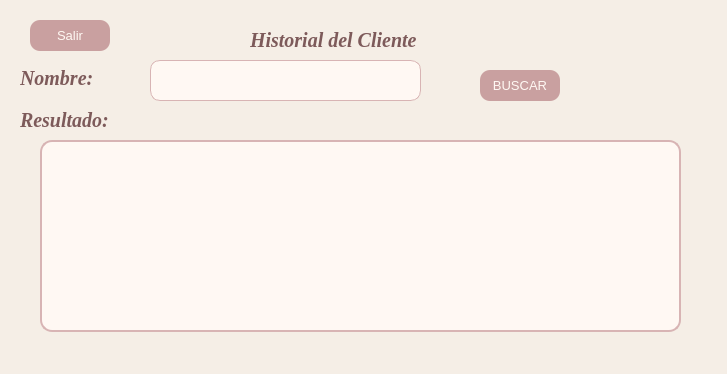
<?xml version="1.0" encoding="utf-8"?>
<ui version="4.0">
	<class>Historial</class>
	<widget class="QDialog" name="Historial">
		<property name="geometry">
			<rect>
				<x>0</x>
				<y>0</y>
				<width>727</width>
				<height>374</height>
			</rect>
		</property>
		<property name="windowTitle">
			<string>Dialog</string>
		</property>
		<property name="styleSheet">
			<string notr="true">background-color: #F5EEE6;</string>
		</property>
		<widget class="QLabel" name="titulo3">
			<property name="geometry">
				<rect>
					<x>250</x>
					<y>30</y>
					<width>241</width>
					<height>21</height>
				</rect>
			</property>
			<property name="styleSheet">
				<string notr="true">
					color: #7D5A5A;
					font-family: Georgia;
					font-size: 20px;
					font-style: italic;
					font-weight: bold;
				</string>
			</property>
			<property name="text">
				<string>Historial del Cliente</string>
			</property>
		</widget>
		<widget class="QLabel" name="Nombre">
			<property name="geometry">
				<rect>
					<x>20</x>
					<y>70</y>
					<width>91</width>
					<height>16</height>
				</rect>
			</property>
			<property name="styleSheet">
				<string notr="true">
					color: #7D5A5A;
					font-family: Georgia;
					font-size: 20px;
					font-style: italic;
					font-weight: bold;
				</string>
			</property>
			<property name="text">
				<string>Nombre:</string>
			</property>
		</widget>
		<widget class="QLineEdit" name="inputnombre">
			<property name="geometry">
				<rect>
					<x>150</x>
					<y>60</y>
					<width>271</width>
					<height>41</height>
				</rect>
			</property>
			<property name="styleSheet">
				<string notr="true">
					QLineEdit {
					background-color: #FFF8F3;
					border: 1px solid #D8B4B4;
					border-radius: 10px;
					padding: 8px;
					color: #5C4033;
					font-family: &quot;Segoe UI&quot;;
					font-size: 13px;
					}

					QLineEdit:focus {
					border: 2px solid #C9A0A0;
					background-color: #FFFDFC;
					}
				</string>
			</property>
		</widget>
		<widget class="QPushButton" name="btnBuscar">
			<property name="geometry">
				<rect>
					<x>480</x>
					<y>70</y>
					<width>80</width>
					<height>31</height>
				</rect>
			</property>
			<property name="styleSheet">
				<string notr="true">
					QPushButton {
					background-color: #C9A0A0;
					color: #FFF8F3;
					border-radius: 10px;
					padding: 8px;
					font-size: 13px;
					font-family: Segoe UI;
					}

					QPushButton:hover {
					background-color: #B88B8B;
					}
				</string>
			</property>
			<property name="text">
				<string>BUSCAR</string>
			</property>
		</widget>
		<widget class="QTableWidget" name="tablaHistorial">
			<property name="geometry">
				<rect>
					<x>40</x>
					<y>140</y>
					<width>641</width>
					<height>192</height>
				</rect>
			</property>
			<property name="styleSheet">
				<string notr="true">
					QTableView {
					background-color: #FFF8F3;
					alternate-background-color: #F5EEE6;
					border: 2px solid #D8B4B4;
					border-radius: 12px;
					gridline-color: #E6D3D3;

					color: #5C4033;
					font-family: &quot;Segoe UI&quot;;
					font-size: 13px;

					selection-background-color: #E8C4C4;
					selection-color: #4A2C2A;
					}

					QHeaderView::section {
					background-color: #C9A0A0;
					color: #5C4033;

					padding: 8px;
					border: none;
					border-bottom: 2px solid #B88B8B;

					font-family: Georgia;
					font-size: 14px;
					font-weight: bold;
					}

					QTableView::item {
					padding: 6px;
					border-bottom: 1px solid #EAD7D7;
					}

					QTableView::item:hover {
					background-color: #F3DDDD;
					}

					QTableView::item:selected {
					background-color: #E8C4C4;
					color: #4A2C2A;
					}

					QScrollBar:vertical {
					background: #F5EEE6;
					width: 12px;
					border-radius: 6px;
					}

					QScrollBar::handle:vertical {
					background: #C9A0A0;
					border-radius: 6px;
					}

					QScrollBar::handle:vertical:hover {
					background: #B88B8B;
					}
				</string>
			</property>
		</widget>
		<widget class="QLabel" name="resultado">
			<property name="geometry">
				<rect>
					<x>20</x>
					<y>110</y>
					<width>561</width>
					<height>21</height>
				</rect>
			</property>
			<property name="styleSheet">
				<string notr="true">
					color: #7D5A5A;
					font-family: Georgia;
					font-size: 20px;
					font-style: italic;
					font-weight: bold;
				</string>
			</property>
			<property name="text">
				<string>Resultado:</string>
			</property>
		</widget>
		<widget class="QPushButton" name="btnSalir">
			<property name="geometry">
				<rect>
					<x>30</x>
					<y>20</y>
					<width>80</width>
					<height>31</height>
				</rect>
			</property>
			<property name="styleSheet">
				<string notr="true">
					QPushButton {
					background-color: #C9A0A0;
					color: #FFF8F3;
					border-radius: 10px;
					padding: 8px;
					font-size: 13px;
					font-family: Segoe UI;
					}

					QPushButton:hover {
					background-color: #B88B8B;
					}
				</string>
			</property>
			<property name="text">
				<string>Salir</string>
			</property>
		</widget>
	</widget>
	<resources/>
	<connections/>
</ui>
